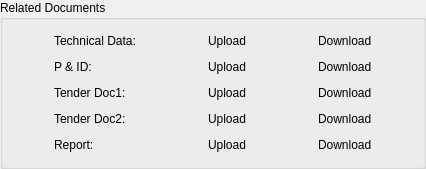
      <widget class="QGroupBox" name="groupBox_5">
       <property name="title">
        <string>Related Documents</string>
       </property>
       <layout class="QGridLayout" name="gridLayout_12">
        <item row="3" column="6">
         <spacer name="horizontalSpacer_44">
          <property name="orientation">
           <enum>Qt::Horizontal</enum>
          </property>
          <property name="sizeType">
           <enum>QSizePolicy::Minimum</enum>
          </property>
          <property name="sizeHint" stdset="0">
           <size>
            <width>40</width>
            <height>20</height>
           </size>
          </property>
         </spacer>
        </item>
        <item row="3" column="7">
         <widget class="QPushButton" name="download_tender_doc2_btn">
          <property name="maximumSize">
           <size>
            <width>20</width>
            <height>16777215</height>
           </size>
          </property>
          <property name="toolTip">
           <string>Download</string>
          </property>
          <property name="styleSheet">
           <string notr="true">QPushButton {
    background-color: rgba(0, 0, 0, 0); /* Fully transparent background */
    border: none;                      /* Optional: remove the border */
}
QPushButton:hover {
	color: #d3dae3;
	padding: 2px;
	background-color: #F77F00;
}

QPushButton:pressed {
	color: #d3dae3;
	padding: 2px;
	background-color: #F77F00;
}
QPushButton:pressed {
	color: #d3dae3;
	padding: 2px;
	background-color: #2c2f2f;
}</string>
          </property>
          <property name="text">
           <string/>
          </property>
          <property name="icon">
           <iconset>
            <normaloff>../../assets/download.png</normaloff>../../assets/download.png</iconset>
          </property>
         </widget>
        </item>
        <item row="1" column="6">
         <spacer name="horizontalSpacer_42">
          <property name="orientation">
           <enum>Qt::Horizontal</enum>
          </property>
          <property name="sizeType">
           <enum>QSizePolicy::Minimum</enum>
          </property>
          <property name="sizeHint" stdset="0">
           <size>
            <width>40</width>
            <height>20</height>
           </size>
          </property>
         </spacer>
        </item>
        <item row="0" column="2">
         <widget class="QLabel" name="label_59">
          <property name="styleSheet">
           <string notr="true"/>
          </property>
          <property name="text">
           <string>Technical Data:</string>
          </property>
         </widget>
        </item>
        <item row="3" column="5">
         <widget class="QLabel" name="label_74">
          <property name="styleSheet">
           <string notr="true"/>
          </property>
          <property name="text">
           <string>Upload</string>
          </property>
         </widget>
        </item>
        <item row="0" column="10">
         <spacer name="horizontalSpacer_39">
          <property name="orientation">
           <enum>Qt::Horizontal</enum>
          </property>
          <property name="sizeHint" stdset="0">
           <size>
            <width>40</width>
            <height>20</height>
           </size>
          </property>
         </spacer>
        </item>
        <item row="0" column="6">
         <spacer name="horizontalSpacer_45">
          <property name="orientation">
           <enum>Qt::Horizontal</enum>
          </property>
          <property name="sizeType">
           <enum>QSizePolicy::Minimum</enum>
          </property>
          <property name="sizeHint" stdset="0">
           <size>
            <width>40</width>
            <height>20</height>
           </size>
          </property>
         </spacer>
        </item>
        <item row="2" column="7">
         <widget class="QPushButton" name="download_tender_doc1_btn">
          <property name="maximumSize">
           <size>
            <width>20</width>
            <height>16777215</height>
           </size>
          </property>
          <property name="toolTip">
           <string>Download</string>
          </property>
          <property name="styleSheet">
           <string notr="true">QPushButton {
    background-color: rgba(0, 0, 0, 0); /* Fully transparent background */
    border: none;                      /* Optional: remove the border */
}
QPushButton:hover {
	color: #d3dae3;
	padding: 2px;
	background-color: #F77F00;
}

QPushButton:pressed {
	color: #d3dae3;
	padding: 2px;
	background-color: #F77F00;
}
QPushButton:pressed {
	color: #d3dae3;
	padding: 2px;
	background-color: #2c2f2f;
}</string>
          </property>
          <property name="text">
           <string/>
          </property>
          <property name="icon">
           <iconset>
            <normaloff>../../assets/download.png</normaloff>../../assets/download.png</iconset>
          </property>
         </widget>
        </item>
        <item row="0" column="8">
         <widget class="QLabel" name="label_65">
          <property name="styleSheet">
           <string notr="true"/>
          </property>
          <property name="text">
           <string>Download</string>
          </property>
         </widget>
        </item>
        <item row="0" column="4">
         <widget class="QPushButton" name="upload_technical_data_btn">
          <property name="maximumSize">
           <size>
            <width>20</width>
            <height>16777215</height>
           </size>
          </property>
          <property name="toolTip">
           <string>Upload</string>
          </property>
          <property name="styleSheet">
           <string notr="true">QPushButton {
    background-color: rgba(0, 0, 0, 0); /* Fully transparent background */
    border: none;                      /* Optional: remove the border */
}
QPushButton:hover {
	color: #d3dae3;
	padding: 2px;
	background-color: #F77F00;
}

QPushButton:pressed {
	color: #d3dae3;
	padding: 2px;
	background-color: #F77F00;
}
QPushButton:pressed {
	color: #d3dae3;
	padding: 2px;
	background-color: #2c2f2f;
}</string>
          </property>
          <property name="text">
           <string/>
          </property>
          <property name="icon">
           <iconset>
            <normaloff>../../assets/upload.png</normaloff>../../assets/upload.png</iconset>
          </property>
         </widget>
        </item>
        <item row="2" column="2">
         <widget class="QLabel" name="label_66">
          <property name="styleSheet">
           <string notr="true"/>
          </property>
          <property name="text">
           <string>Tender Doc1:</string>
          </property>
         </widget>
        </item>
        <item row="1" column="7">
         <widget class="QPushButton" name="download_p_id_btn">
          <property name="maximumSize">
           <size>
            <width>20</width>
            <height>16777215</height>
           </size>
          </property>
          <property name="toolTip">
           <string>Download</string>
          </property>
          <property name="styleSheet">
           <string notr="true">QPushButton {
    background-color: rgba(0, 0, 0, 0); /* Fully transparent background */
    border: none;                      /* Optional: remove the border */
}
QPushButton:hover {
	color: #d3dae3;
	padding: 2px;
	background-color: #F77F00;
}

QPushButton:pressed {
	color: #d3dae3;
	padding: 2px;
	background-color: #F77F00;
}
QPushButton:pressed {
	color: #d3dae3;
	padding: 2px;
	background-color: #2c2f2f;
}</string>
          </property>
          <property name="text">
           <string/>
          </property>
          <property name="icon">
           <iconset>
            <normaloff>../../assets/download.png</normaloff>../../assets/download.png</iconset>
          </property>
         </widget>
        </item>
        <item row="1" column="4">
         <widget class="QPushButton" name="upload_p_id_btn">
          <property name="maximumSize">
           <size>
            <width>20</width>
            <height>16777215</height>
           </size>
          </property>
          <property name="toolTip">
           <string>Upload</string>
          </property>
          <property name="styleSheet">
           <string notr="true">QPushButton {
    background-color: rgba(0, 0, 0, 0); /* Fully transparent background */
    border: none;                      /* Optional: remove the border */
}
QPushButton:hover {
	color: #d3dae3;
	padding: 2px;
	background-color: #F77F00;
}

QPushButton:pressed {
	color: #d3dae3;
	padding: 2px;
	background-color: #F77F00;
}
QPushButton:pressed {
	color: #d3dae3;
	padding: 2px;
	background-color: #2c2f2f;
}</string>
          </property>
          <property name="text">
           <string/>
          </property>
          <property name="icon">
           <iconset>
            <normaloff>../../assets/upload.png</normaloff>../../assets/upload.png</iconset>
          </property>
         </widget>
        </item>
        <item row="1" column="5">
         <widget class="QLabel" name="label_72">
          <property name="styleSheet">
           <string notr="true"/>
          </property>
          <property name="text">
           <string>Upload</string>
          </property>
         </widget>
        </item>
        <item row="2" column="5">
         <widget class="QLabel" name="label_73">
          <property name="styleSheet">
           <string notr="true"/>
          </property>
          <property name="text">
           <string>Upload</string>
          </property>
         </widget>
        </item>
        <item row="1" column="10">
         <spacer name="horizontalSpacer_40">
          <property name="orientation">
           <enum>Qt::Horizontal</enum>
          </property>
          <property name="sizeHint" stdset="0">
           <size>
            <width>40</width>
            <height>20</height>
           </size>
          </property>
         </spacer>
        </item>
        <item row="3" column="8">
         <widget class="QLabel" name="label_71">
          <property name="styleSheet">
           <string notr="true"/>
          </property>
          <property name="text">
           <string>Download</string>
          </property>
         </widget>
        </item>
        <item row="3" column="0">
         <spacer name="horizontalSpacer_31">
          <property name="orientation">
           <enum>Qt::Horizontal</enum>
          </property>
          <property name="sizeHint" stdset="0">
           <size>
            <width>40</width>
            <height>20</height>
           </size>
          </property>
         </spacer>
        </item>
        <item row="2" column="3">
         <spacer name="horizontalSpacer_47">
          <property name="orientation">
           <enum>Qt::Horizontal</enum>
          </property>
          <property name="sizeType">
           <enum>QSizePolicy::MinimumExpanding</enum>
          </property>
          <property name="sizeHint" stdset="0">
           <size>
            <width>40</width>
            <height>20</height>
           </size>
          </property>
         </spacer>
        </item>
        <item row="0" column="0">
         <spacer name="horizontalSpacer_36">
          <property name="orientation">
           <enum>Qt::Horizontal</enum>
          </property>
          <property name="sizeHint" stdset="0">
           <size>
            <width>40</width>
            <height>20</height>
           </size>
          </property>
         </spacer>
        </item>
        <item row="2" column="10">
         <spacer name="horizontalSpacer_34">
          <property name="orientation">
           <enum>Qt::Horizontal</enum>
          </property>
          <property name="sizeHint" stdset="0">
           <size>
            <width>40</width>
            <height>20</height>
           </size>
          </property>
         </spacer>
        </item>
        <item row="0" column="3">
         <spacer name="horizontalSpacer_41">
          <property name="orientation">
           <enum>Qt::Horizontal</enum>
          </property>
          <property name="sizeType">
           <enum>QSizePolicy::MinimumExpanding</enum>
          </property>
          <property name="sizeHint" stdset="0">
           <size>
            <width>40</width>
            <height>20</height>
           </size>
          </property>
         </spacer>
        </item>
        <item row="0" column="7">
         <widget class="QPushButton" name="download_technical_data_btn">
          <property name="maximumSize">
           <size>
            <width>20</width>
            <height>16777215</height>
           </size>
          </property>
          <property name="toolTip">
           <string>Download</string>
          </property>
          <property name="styleSheet">
           <string notr="true">QPushButton {
    background-color: rgba(0, 0, 0, 0); /* Fully transparent background */
    border: none;                      /* Optional: remove the border */
}
QPushButton:hover {
	color: #d3dae3;
	padding: 2px;
	background-color: #F77F00;
}

QPushButton:pressed {
	color: #d3dae3;
	padding: 2px;
	background-color: #F77F00;
}
QPushButton:pressed {
	color: #d3dae3;
	padding: 2px;
	background-color: #2c2f2f;
}</string>
          </property>
          <property name="text">
           <string/>
          </property>
          <property name="icon">
           <iconset>
            <normaloff>../../assets/download.png</normaloff>../../assets/download.png</iconset>
          </property>
         </widget>
        </item>
        <item row="3" column="10">
         <spacer name="horizontalSpacer_30">
          <property name="orientation">
           <enum>Qt::Horizontal</enum>
          </property>
          <property name="sizeHint" stdset="0">
           <size>
            <width>40</width>
            <height>20</height>
           </size>
          </property>
         </spacer>
        </item>
        <item row="1" column="2">
         <widget class="QLabel" name="label_67">
          <property name="styleSheet">
           <string notr="true"/>
          </property>
          <property name="text">
           <string>P &amp; ID:</string>
          </property>
         </widget>
        </item>
        <item row="1" column="3">
         <spacer name="horizontalSpacer_46">
          <property name="orientation">
           <enum>Qt::Horizontal</enum>
          </property>
          <property name="sizeType">
           <enum>QSizePolicy::MinimumExpanding</enum>
          </property>
          <property name="sizeHint" stdset="0">
           <size>
            <width>40</width>
            <height>20</height>
           </size>
          </property>
         </spacer>
        </item>
        <item row="1" column="8">
         <widget class="QLabel" name="label_69">
          <property name="styleSheet">
           <string notr="true"/>
          </property>
          <property name="text">
           <string>Download</string>
          </property>
         </widget>
        </item>
        <item row="0" column="5">
         <widget class="QLabel" name="label_68">
          <property name="styleSheet">
           <string notr="true"/>
          </property>
          <property name="text">
           <string>Upload</string>
          </property>
         </widget>
        </item>
        <item row="3" column="4">
         <widget class="QPushButton" name="upload_tender_doc2_btn">
          <property name="maximumSize">
           <size>
            <width>20</width>
            <height>16777215</height>
           </size>
          </property>
          <property name="toolTip">
           <string>Upload</string>
          </property>
          <property name="styleSheet">
           <string notr="true">QPushButton {
    background-color: rgba(0, 0, 0, 0); /* Fully transparent background */
    border: none;                      /* Optional: remove the border */
}
QPushButton:hover {
	color: #d3dae3;
	padding: 2px;
	background-color: #F77F00;
}

QPushButton:pressed {
	color: #d3dae3;
	padding: 2px;
	background-color: #F77F00;
}
QPushButton:pressed {
	color: #d3dae3;
	padding: 2px;
	background-color: #2c2f2f;
}</string>
          </property>
          <property name="text">
           <string/>
          </property>
          <property name="icon">
           <iconset>
            <normaloff>../../assets/upload.png</normaloff>../../assets/upload.png</iconset>
          </property>
         </widget>
        </item>
        <item row="2" column="0">
         <spacer name="horizontalSpacer_32">
          <property name="orientation">
           <enum>Qt::Horizontal</enum>
          </property>
          <property name="sizeHint" stdset="0">
           <size>
            <width>40</width>
            <height>20</height>
           </size>
          </property>
         </spacer>
        </item>
        <item row="2" column="6">
         <spacer name="horizontalSpacer_43">
          <property name="orientation">
           <enum>Qt::Horizontal</enum>
          </property>
          <property name="sizeType">
           <enum>QSizePolicy::Minimum</enum>
          </property>
          <property name="sizeHint" stdset="0">
           <size>
            <width>40</width>
            <height>20</height>
           </size>
          </property>
         </spacer>
        </item>
        <item row="2" column="4">
         <widget class="QPushButton" name="upload_tender_doc1_btn">
          <property name="maximumSize">
           <size>
            <width>20</width>
            <height>16777215</height>
           </size>
          </property>
          <property name="toolTip">
           <string>Upload</string>
          </property>
          <property name="styleSheet">
           <string notr="true">QPushButton {
    background-color: rgba(0, 0, 0, 0); /* Fully transparent background */
    border: none;                      /* Optional: remove the border */
}
QPushButton:hover {
	color: #d3dae3;
	padding: 2px;
	background-color: #F77F00;
}

QPushButton:pressed {
	color: #d3dae3;
	padding: 2px;
	background-color: #F77F00;
}
QPushButton:pressed {
	color: #d3dae3;
	padding: 2px;
	background-color: #2c2f2f;
}</string>
          </property>
          <property name="text">
           <string/>
          </property>
          <property name="icon">
           <iconset>
            <normaloff>../../assets/upload.png</normaloff>../../assets/upload.png</iconset>
          </property>
         </widget>
        </item>
        <item row="3" column="3">
         <spacer name="horizontalSpacer_48">
          <property name="orientation">
           <enum>Qt::Horizontal</enum>
          </property>
          <property name="sizeType">
           <enum>QSizePolicy::MinimumExpanding</enum>
          </property>
          <property name="sizeHint" stdset="0">
           <size>
            <width>40</width>
            <height>20</height>
           </size>
          </property>
         </spacer>
        </item>
        <item row="2" column="8">
         <widget class="QLabel" name="label_70">
          <property name="styleSheet">
           <string notr="true"/>
          </property>
          <property name="text">
           <string>Download</string>
          </property>
         </widget>
        </item>
        <item row="1" column="0">
         <spacer name="horizontalSpacer_38">
          <property name="orientation">
           <enum>Qt::Horizontal</enum>
          </property>
          <property name="sizeHint" stdset="0">
           <size>
            <width>40</width>
            <height>20</height>
           </size>
          </property>
         </spacer>
        </item>
        <item row="3" column="2">
         <widget class="QLabel" name="label_61">
          <property name="styleSheet">
           <string notr="true"/>
          </property>
          <property name="text">
           <string>Tender Doc2:</string>
          </property>
         </widget>
        </item>
        <item row="4" column="0">
         <spacer name="horizontalSpacer_33">
          <property name="orientation">
           <enum>Qt::Horizontal</enum>
          </property>
          <property name="sizeHint" stdset="0">
           <size>
            <width>40</width>
            <height>20</height>
           </size>
          </property>
         </spacer>
        </item>
        <item row="4" column="2">
         <widget class="QLabel" name="label_62">
          <property name="styleSheet">
           <string notr="true"/>
          </property>
          <property name="text">
           <string>Report:</string>
          </property>
         </widget>
        </item>
        <item row="4" column="3">
         <spacer name="horizontalSpacer_49">
          <property name="orientation">
           <enum>Qt::Horizontal</enum>
          </property>
          <property name="sizeType">
           <enum>QSizePolicy::MinimumExpanding</enum>
          </property>
          <property name="sizeHint" stdset="0">
           <size>
            <width>40</width>
            <height>20</height>
           </size>
          </property>
         </spacer>
        </item>
        <item row="4" column="4">
         <widget class="QPushButton" name="upload_report_btn">
          <property name="maximumSize">
           <size>
            <width>20</width>
            <height>16777215</height>
           </size>
          </property>
          <property name="toolTip">
           <string>Upload</string>
          </property>
          <property name="styleSheet">
           <string notr="true">QPushButton {
    background-color: rgba(0, 0, 0, 0); /* Fully transparent background */
    border: none;                      /* Optional: remove the border */
}
QPushButton:hover {
	color: #d3dae3;
	padding: 2px;
	background-color: #F77F00;
}

QPushButton:pressed {
	color: #d3dae3;
	padding: 2px;
	background-color: #F77F00;
}
QPushButton:pressed {
	color: #d3dae3;
	padding: 2px;
	background-color: #2c2f2f;
}</string>
          </property>
          <property name="text">
           <string/>
          </property>
          <property name="icon">
           <iconset>
            <normaloff>../../assets/upload.png</normaloff>../../assets/upload.png</iconset>
          </property>
         </widget>
        </item>
        <item row="4" column="5">
         <widget class="QLabel" name="label_75">
          <property name="styleSheet">
           <string notr="true"/>
          </property>
          <property name="text">
           <string>Upload</string>
          </property>
         </widget>
        </item>
        <item row="4" column="6">
         <spacer name="horizontalSpacer_50">
          <property name="orientation">
           <enum>Qt::Horizontal</enum>
          </property>
          <property name="sizeType">
           <enum>QSizePolicy::Minimum</enum>
          </property>
          <property name="sizeHint" stdset="0">
           <size>
            <width>40</width>
            <height>20</height>
           </size>
          </property>
         </spacer>
        </item>
        <item row="4" column="7">
         <widget class="QPushButton" name="download_upload_btn">
          <property name="maximumSize">
           <size>
            <width>20</width>
            <height>16777215</height>
           </size>
          </property>
          <property name="toolTip">
           <string>Download</string>
          </property>
          <property name="styleSheet">
           <string notr="true">QPushButton {
    background-color: rgba(0, 0, 0, 0); /* Fully transparent background */
    border: none;                      /* Optional: remove the border */
}
QPushButton:hover {
	color: #d3dae3;
	padding: 2px;
	background-color: #F77F00;
}

QPushButton:pressed {
	color: #d3dae3;
	padding: 2px;
	background-color: #F77F00;
}
QPushButton:pressed {
	color: #d3dae3;
	padding: 2px;
	background-color: #2c2f2f;
}</string>
          </property>
          <property name="text">
           <string/>
          </property>
          <property name="icon">
           <iconset>
            <normaloff>../../assets/download.png</normaloff>../../assets/download.png</iconset>
          </property>
         </widget>
        </item>
        <item row="4" column="8">
         <widget class="QLabel" name="label_76">
          <property name="styleSheet">
           <string notr="true"/>
          </property>
          <property name="text">
           <string>Download</string>
          </property>
         </widget>
        </item>
        <item row="4" column="10">
         <spacer name="horizontalSpacer_35">
          <property name="orientation">
           <enum>Qt::Horizontal</enum>
          </property>
          <property name="sizeHint" stdset="0">
           <size>
            <width>40</width>
            <height>20</height>
           </size>
          </property>
         </spacer>
        </item>
       </layout>
      </widget>
